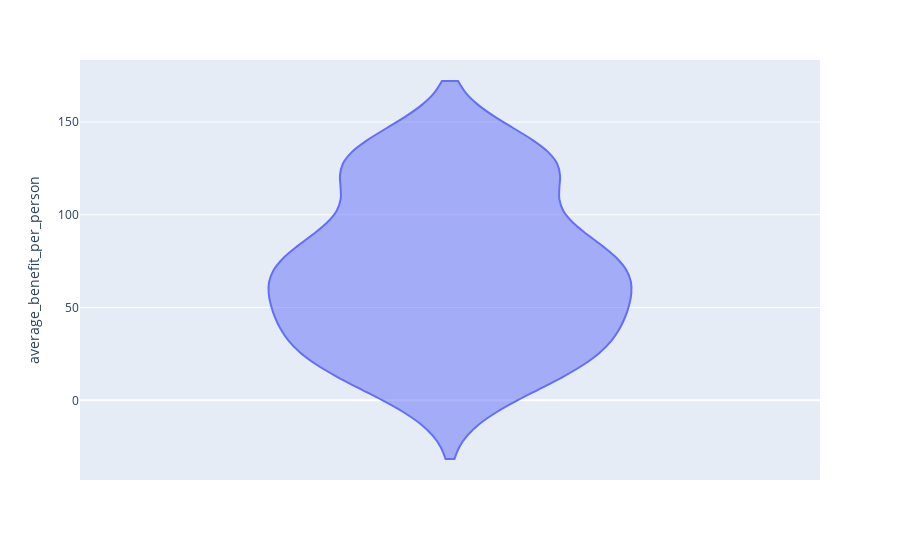

The notebook cell this image was saved under:
### Code cell
px.violin(clean_df, y='average_benefit_per_person')

### Figure 1 — Plotly figure (JSON) as saved in the notebook; plotly's stock layout.template omitted (floating-point values rounded to 4 significant figures)
{"data": [{"alignmentgroup": "True", "box": {"visible": false}, "hovertemplate": "average_benefit_per_person=%{y}<extra></extra>", "legendgroup": "", "marker": {"color": "#636efa"}, "name": "", "offsetgroup": "", "orientation": "v", "scalegroup": "True", "showlegend": false, "type": "violin", "x0": " ", "xaxis": "x", "y": [6.63, 10.55, 13.55, 13.48, 14.6, 17.61, 21.4, 23.93, 24.71, 26.77, 30.59, 34.47, 39.49, 39.17, 42.98, 42.74, 44.99, 45.49, 45.78, 49.83, 51.71, 58.78, 63.78, 68.57, 67.95, 69, 71.27, 73.21, 71.27, 71.12, 72.27, 72.62, 74.81, 79.67, 83.94, 86.16, 92.89, 94.75, 96.18, 102.2, 125.3, 133.8, 133.8, 133.4, 133.1, 125.0, 126.8, 125.4, 125.5, 124.5, 129.8], "y0": " ", "yaxis": "y"}], "layout": {"legend": {"tracegroupgap": 0}, "margin": {"t": 60}, "violinmode": "group", "xaxis": {"anchor": "y", "domain": [0, 1]}, "yaxis": {"anchor": "x", "domain": [0, 1], "title": {"text": "average_benefit_per_person"}}}}
